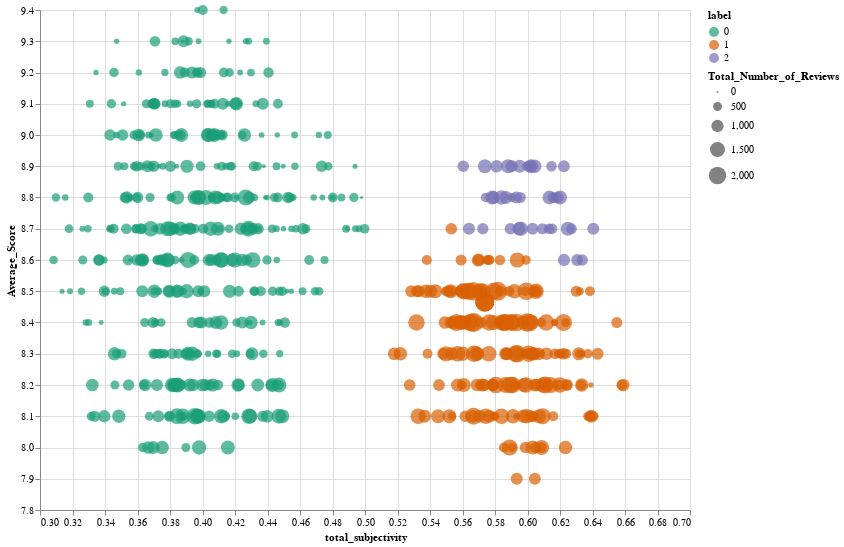

Describe this chart as a Vega-Lite specification.
### Vega-Lite specification from a JSON file in a GitHub repository (floating-point values rounded to 4 significant figures; data arrays with more than 128 entries replaced by an {"elided": "..."} marker saying what was removed)
{"config": {"view": {"continuousWidth": 400, "continuousHeight": 300}}, "data": {"name": "data-2176d9705fffd14b91c21b6e4cceb310"}, "mark": "circle", "encoding": {"color": {"type": "nominal", "field": "label", "scale": {"scheme": "dark2"}}, "size": {"type": "quantitative", "field": "Total_Number_of_Reviews"}, "tooltip": [{"type": "nominal", "field": "Hotel_Name"}, {"type": "quantitative", "field": "Average_Score"}, {"type": "quantitative", "field": "Total_Number_of_Reviews"}, {"type": "quantitative", "field": "total_subjectivity"}, {"type": "quantitative", "field": "label"}, {"type": "nominal", "field": "geometry"}, {"type": "nominal", "field": "Country"}], "x": {"type": "quantitative", "field": "total_subjectivity", "scale": {"zero": false}}, "y": {"type": "quantitative", "field": "Average_Score", "scale": {"zero": false}}}, "height": 500, "width": 650, "$schema": "https://vega.github.io/schema/vega-lite/v4.8.1.json", "datasets": {"data-2176d9705fffd14b91c21b6e4cceb310": {"elided": "646 records"}}}
